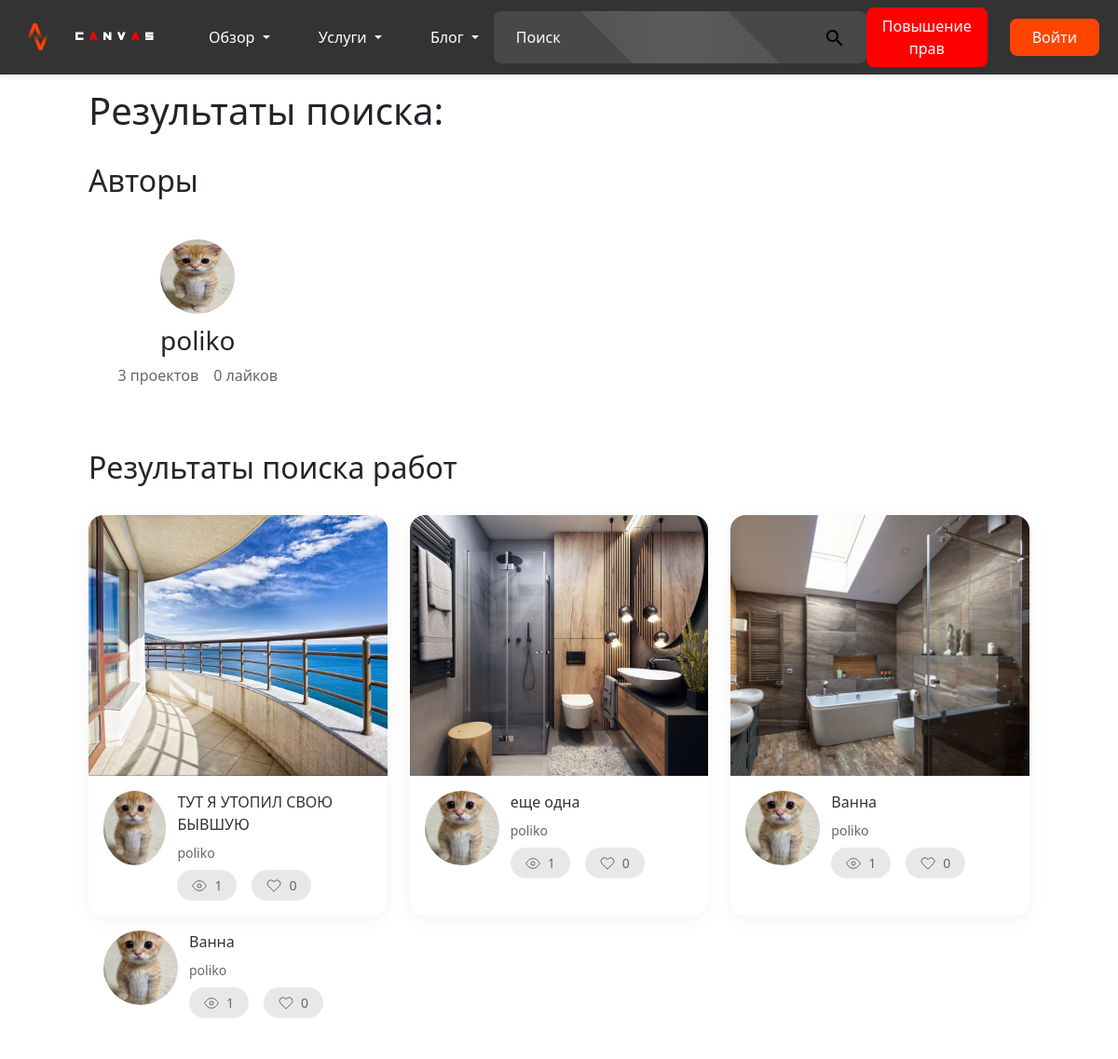
Screenshot of /search.php with the database file from the repository.
### tables this page shows
CREATE TABLE `users` (
  `id` int(11) NOT NULL,
  `name` varchar(255) DEFAULT NULL,
  `username` varchar(255) NOT NULL,
  `email` varchar(255) NOT NULL,
  `password` varchar(255) NOT NULL,
  `location` varchar(255) DEFAULT NULL,
  `occupation` varchar(255) DEFAULT NULL,
  `created_at` timestamp NULL DEFAULT CURRENT_TIMESTAMP,
  `bio` text,
  `avatar` varchar(255) DEFAULT NULL,
  `banner` varchar(255) DEFAULT NULL,
  `is_moderator` tinyint(1) DEFAULT '0',
  `role` enum('user','moderator','admin') DEFAULT 'user',
  `is_admin` tinyint(1) DEFAULT '0'
);

CREATE TABLE `designs` (
  `id` int(11) NOT NULL,
  `user_id` int(11) NOT NULL,
  `title` varchar(255) DEFAULT NULL,
  `description` text,
  `image_path` varchar(255) NOT NULL,
  `created_at` timestamp NULL DEFAULT CURRENT_TIMESTAMP,
  `rejection_reason` text,
  `layout_type` varchar(20) DEFAULT 'grid',
  `status` enum('pending','approved','rejected') DEFAULT 'pending',
  `moderator_id` int(11) DEFAULT NULL,
  `category_id` int(11) DEFAULT NULL,
  `primary_category_id` int(11) DEFAULT NULL,
  `secondary_category_id` int(11) DEFAULT NULL
);

### search.php (the view, shortened to what this page needs)
<?php
include 'api/header.php';
$database = new Database();
$db = $database->getConnection();
$query = $_GET['q'] ?? '';
$userId = $_SESSION['user_id'] ?? null;
$designsQuery = "SELECT
    d.*,
    u.username,
    u.avatar as user_avatar,
    di.image_path,
    COUNT(DISTINCT l.id) as likes_count,
    COUNT(DISTINCT v.id) as views_count,
    EXISTS (
        SELECT 1
        FROM likes ul
        WHERE ul.design_id = d.id
        AND ul.user_id = :user_id
    ) as is_liked
    FROM designs d
    JOIN users u ON d.user_id = u.id
    LEFT JOIN design_images di ON d.id = di.design_id AND di.is_main = 1
    LEFT JOIN likes l ON d.id = l.design_id
    LEFT JOIN views v ON d.id = v.design_id
    WHERE (d.title LIKE :query
    OR d.description LIKE :query)
    AND d.status = 'approved'
    GROUP BY d.id, d.title, d.description, d.user_id, d.created_at,
             u.username, u.avatar, di.image_path
    ORDER BY d.created_at DESC";
$usersQuery = "SELECT
    u.*,
    COUNT(DISTINCT d.id) as projects_count,
    COUNT(DISTINCT l.id) as likes_count
    FROM users u
    LEFT JOIN designs d ON u.id = d.user_id
    LEFT JOIN likes l ON d.id = l.design_id
    WHERE u.username LIKE :query
    GROUP BY u.id";
$stmt = $db->prepare($designsQuery);
$stmt->execute([
    'query' => "%$query%",
    'user_id' => $userId
]);
$designs = $stmt->fetchAll(PDO::FETCH_ASSOC);
$stmt = $db->prepare($usersQuery);
$stmt->execute(['query' => "%$query%"]);
$users = $stmt->fetchAll(PDO::FETCH_ASSOC);
?>
<link rel="stylesheet" href="css/style.css">
<div class="search-results-page">
    <h1>Результаты поиска: <?php echo htmlspecialchars($query); ?></h1>
    <?php if ($users): ?>
    <section class="users-results">
        <h2>Авторы</h2>
        <div class="users-grid">
            <?php foreach($users as $user): ?>
                <div class="user-card">
                    <img src="uploads/avatars/<?php echo $user['avatar']; ?>" alt="<?php echo $user['username']; ?>">
                    <h3><?php echo $user['username']; ?></h3>
                    <div class="user-stats">
                        <span><?php echo $user['projects_count']; ?> проектов</span>
                        <span><?php echo $user['likes_count']; ?> лайков</span>
                    </div>
                </div>
            <?php endforeach; ?>
        </div>
    </section>
    <?php endif; ?>
    <?php if ($designs): ?>
    <section class="designs-results">
        <h2>Результаты поиска работ</h2>
        <div class="projects-grid">
            <?php foreach($designs as $design): ?>
                <div class="project-card" data-id="<?php echo $design['id']; ?>" data-liked="<?php echo $design['is_liked'] ? 'true' : 'false'; ?>">
                    <div class="project-image">
                    </div>
                    <div class="project-info">
                        <div class="project-info-left">
                            <img src="uploads/avatars/<?php echo $design['user_avatar']; ?>" class="project-info-avatar" alt="<?php echo $design['username']; ?>">
                            <div class="project-info-content">
                                <div class="project-info-title"><?php echo $design['title']; ?></div>
                                <a href="profile.php?id=<?php echo $design['user_id']; ?>" class="author-link">
                                    <?php echo $design['username']; ?>
                                </a>
                                <div class="project-info-stats">
                                    <div class="stat-item">
                                        <svg width="16" height="16" viewBox="0 0 24 24" fill="none" stroke="currentColor">
                                            <path d="M1 12s4-8 11-8 11 8 11 8-4 8-11 8-11-8-11-8z"></path>
                                            <circle cx="12" cy="12" r="3"></circle>
                                        </svg>
                                        <span><?php echo $design['views_count']; ?></span>
                                    </div>
                                    <div class="stat-item">
                                        <svg width="16" height="16" viewBox="0 0 24 24" fill="none" stroke="currentColor">
                                            <path d="M20.84 4.61a5.5 5.5 0 0 0-7.78 0L12 5.67l-1.06-1.06a5.5 5.5 0 0 0-7.78 7.78l1.06 1.06L12 21.23l7.78-7.78 1.06-1.06a5.5 5.5 0 0 0 0-7.78z"></path>
                                        </svg>
                                        <span><?php echo $design['likes_count']; ?></span>
                                    </div>
                                </div>
                            </div>
                        </div>
                    </div>
                </div>
            <?php endforeach; ?>
        </div>
        <div class="project-info">
        <div class="project-info-left">
            <img src="uploads/avatars/<?php echo $design['user_avatar']; ?>" class="project-info-avatar" alt="<?php echo $design['username']; ?>">
            <div class="project-info-content">
                <div class="project-info-title"><?php echo $design['title']; ?></div>
                    <a href="profile.php?id=<?php echo $design['user_id']; ?>" class="author-link">
                    <?php echo $design['username']; ?>
                </a>
                <div class="project-info-stats">
                    <div class="stat-item">
                        <svg width="16" height="16" viewBox="0 0 24 24" fill="none" stroke="currentColor">
                            <path d="M1 12s4-8 11-8 11 8 11 8-4 8-11 8-11-8-11-8z"></path>
                            <circle cx="12" cy="12" r="3"></circle>
                        </svg>
                        <span><?php echo $design['views_count']; ?></span>
                    </div>
                    <div class="stat-item">
                        <svg width="16" height="16" viewBox="0 0 24 24" fill="none" stroke="currentColor">
                            <path d="M20.84 4.61a5.5 5.5 0 0 0-7.78 0L12 5.67l-1.06-1.06a5.5 5.5 0 0 0-7.78 7.78l1.06 1.06L12 21.23l7.78-7.78 1.06-1.06a5.5 5.5 0 0 0 0-7.78z"></path>
                        </svg>
                        <span><?php echo $design['likes_count']; ?></span>
                    </div>
                </div>
            </div>
        </div>
    </div>
    </section>
    <?php endif; ?>
</div>

### api/header.php (shortened to what this page needs)
<!DOCTYPE html>
<html>
<head>
    <link href="https://cdn.jsdelivr.net/npm/bootstrap@5.1.3/dist/css/bootstrap.min.css" rel="stylesheet">
    <link rel="stylesheet" href="css/header.css">
</head>
<body data-logged-in="<?php echo isset($_SESSION['user_id']) ? 'true' : 'false'; ?>">
    <header class="main-header">
        <div class="header-container">
            <div class="left-section">
            <div class="burger-menu-icon">
    <img src="src/default_img/logo.svg" alt="Menu">
</div>
                <a href="index.php" class="logo">C<span class="accent">A</span>NV<span class="accent">A</span>S</a>
            </div>
            <nav class="main-nav">
    <div class="nav-group">
        <div class="nav-item dropdown">
            <button class="nav-link dropdown-toggle" data-bs-toggle="dropdown">
                Обзор
            </button>
        </div>
        <div class="nav-item dropdown">
            <button class="nav-link dropdown-toggle" data-bs-toggle="dropdown">
                Услуги
            </button>
        </div>
        <div class="nav-item dropdown">
            <button class="nav-link dropdown-toggle" data-bs-toggle="dropdown">
                Блог
            </button>
        </div>
    </div>
</nav>
                          <div class="center-section">
                              <div class="search-bar">
                                  <input type="text" id="searchInput" placeholder="Поиск">
                                  <button class="search-button">
                                  </button>
                              </div>
            </div>
                          <div class="right-section">
                              <div class="upgrade-button">
                                  <button>Повышение прав</button>
                              </div>
                              <?php if (isset($_SESSION['user_id'])): ?>
    <div class="user-dropdown">
    <button class="user-menu-btn" type="button" data-bs-toggle="dropdown">
    <?php
    $avatar = isset($_SESSION['avatar']) && !empty($_SESSION['avatar'])
        ? $_SESSION['avatar']
        : 'default-avatar.svg';
    ?>
    <img src="uploads/avatars/<?php echo $avatar; ?>" class="user-avatar-1" alt="User avatar">
    <span class="username"><?php echo $_SESSION['username']; ?></span>
</button>
        <ul class="dropdown-menu">
            <li><a class="dropdown-item" href="profile.php">Профиль</a></li>
            <li><hr class="dropdown-divider"></li>
            <li><a class="dropdown-item" href="#" id="logoutBtn">Выйти</a></li>
        </ul>
    </div>
<?php else: ?>
    <button class="login-btn">Войти</button>
<?php endif; ?>
                          </div>
                      </div>
    </header>
</body>
</html>

### css/header.css (style rules this page uses)
.main-header { background: #FFFFFF; height: 80px; box-shadow: 0px 4px 4px rgba(0, 0, 0, 0.05); }
.header-container { max-width: 1440px; margin: 0 auto; padding: 0 20px; height: 100%; display: flex; align-items: center; justify-content: space-between; }
.left-section .logo { font-family: 'InversionzUnboxed', sans-serif; font-size: 24px; font-weight: 700; text-decoration: none; }
.logo .accent { color: #FF0000; }
.center-section .search-bar { display: flex; align-items: center; background: rgba(255, 255, 255, 0.1); border-radius: 8px; padding: 8px 16px; width: 400px; transition: all 0.3s ease; position: relative; }
.search-bar input { border: none; background: none; width: 100%; padding: 8px; outline: none; }
.search-button { background: none; border: none; cursor: pointer; }
.right-section { display: flex; align-items: center; gap: 24px; }
.upgrade-button button { background: #FF0000; color: white; border: none; padding: 8px 16px; border-radius: 8px; cursor: pointer; font-weight: 500; }
.left-section { display: flex; align-items: center; gap: 16px; }
.burger-menu-icon { cursor: pointer; }
.burger-menu-icon img { width: 42px; height: 40px; }
@media (max-width: 1200px) { .search-bar { width: 300px; } }
.main-header { background: rgba(0, 0, 0, 0.8); transition: all 0.3s ease; position: fixed; top: 0; left: 0; right: 0; z-index: 1000; }
.logo, .search-bar input, .search-bar input::placeholder, .upgrade-button button, .dropdown .username { color: #FFFFFF; transition: all 0.3s ease; }
.login-btn { padding: 8px 24px; border-radius: 8px; background: #FF4400; color: white; border: none; cursor: pointer; font-weight: 500; transition: background 0.3s ease; }
.main-nav { margin-left: 40px; }
.nav-group { display: flex; gap: 20px; align-items: center; }
.nav-item { position: relative; }
.nav-link { color: #FFFFFF; background: none; border: none; padding: 8px 16px; font-size: 16px; border-radius: 8px; cursor: pointer; transition: all 0.3s ease; }
.logo { position: relative; overflow: hidden; }
.logo .accent { position: relative; animation: logoFlash 3s infinite; }
.search-bar { position: relative; overflow: hidden; }
.search-bar:after { content: ''; position: absolute; top: -50%; left: -50%; width: 200%; height: 200%; background: linear-gradient( 45deg, transparent, rgba(255, 255, 255, 0.1), transparent ); transform: rotate(45deg); animation: searchBarShine 3s infinite; }
.upgrade-button button { animation: buttonPulse 2s infinite; }
.main-header { position: fixed; animation: headerReveal 0.5s ease-out; }
.nav-link { position: relative; overflow: hidden; }
.nav-link:before { content: ''; position: absolute; left: -100%; width: 100%; height: 2px; bottom: 0; background: #FF4400; transition: 0.3s; }

### rows the page displays
users: avatar (picture), username "poliko", projects_count "3", likes_count "0"
designs: user.avatar (picture), title "ТУТ Я УТОПИЛ СВОЮ БЫВШУЮ", user.username "poliko", views_count "1", likes_count "0"
designs: user.avatar (picture), title "еще одна", user.username "poliko", views_count "1", likes_count "0"
designs: user.avatar (picture), title "Ванна", user.username "poliko", views_count "1", likes_count "0"

### other values shown
$design['views_count'] "1"
$design['likes_count'] "0"
